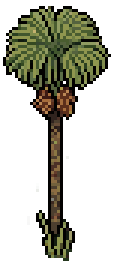
#> input picture arvore_buruti.png, 39 x 88 px, given in place of items_spritesheet.png, which was not available (shown 3 times larger)
$ python cmp.py out.png
#> lines starting #> are read from the running program, lines starting #| are printed output that depends on the picture
"""Compara ícones novos com os itens atuais do jogo, em 1x e 6x, sobre a grama.
Uso: cmp.py OUT.png icon1.png icon2.png ..."""
import sys
from PIL import Image
from pipeline import GRASS
ref = Image.open('/home/chips/git/games/Veredas-Assets/items_spritesheet.png').convert('RGBA')
#> ref is the input picture: PIL image 39x88 RGBA; mean R, G, B, A 65.9, 70.3, 47.6, 89.4
refs = [ref.crop((c*32, r*32, c*32+32, r*32+32)) for r, c in ((0, 0), (1, 4), (2, 0), (2, 4))]
#> refs = 4 items
ims = refs + [Image.open(p).convert('RGBA') for p in sys.argv[2:]]
#> ims = 4 items
z = int(__import__('os').environ.get('Z', 5))
W = len(ims) * (32 * z + 4)
#> W = 656
s = Image.new('RGBA', (W, 32 * z + 40), GRASS)
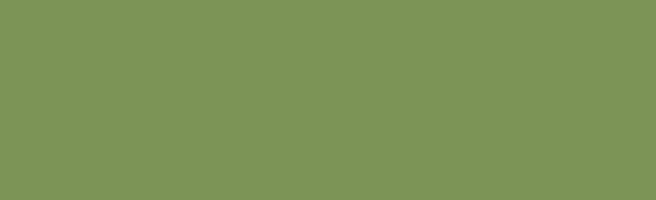
#> s: PIL image 656x200 RGBA; mean R, G, B, A 122, 150, 84, 255
for i, im in enumerate(ims):
    s.alpha_composite(im.resize((32 * z, 32 * z), Image.NEAREST), (i * (32 * z + 4), 0))
    s.alpha_composite(im, (i * (32 * z + 4), 32 * z + 4))
#> this loop made 4 passes
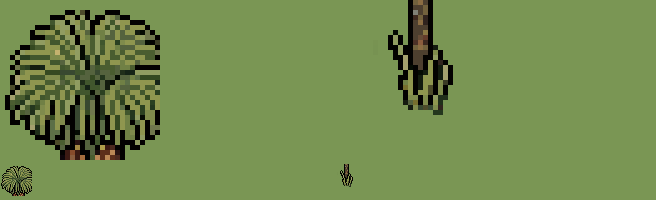
#> s: PIL image 656x200 RGBA; mean R, G, B, A 113.6, 137.7, 77.2, 255
s.save(sys.argv[1])
